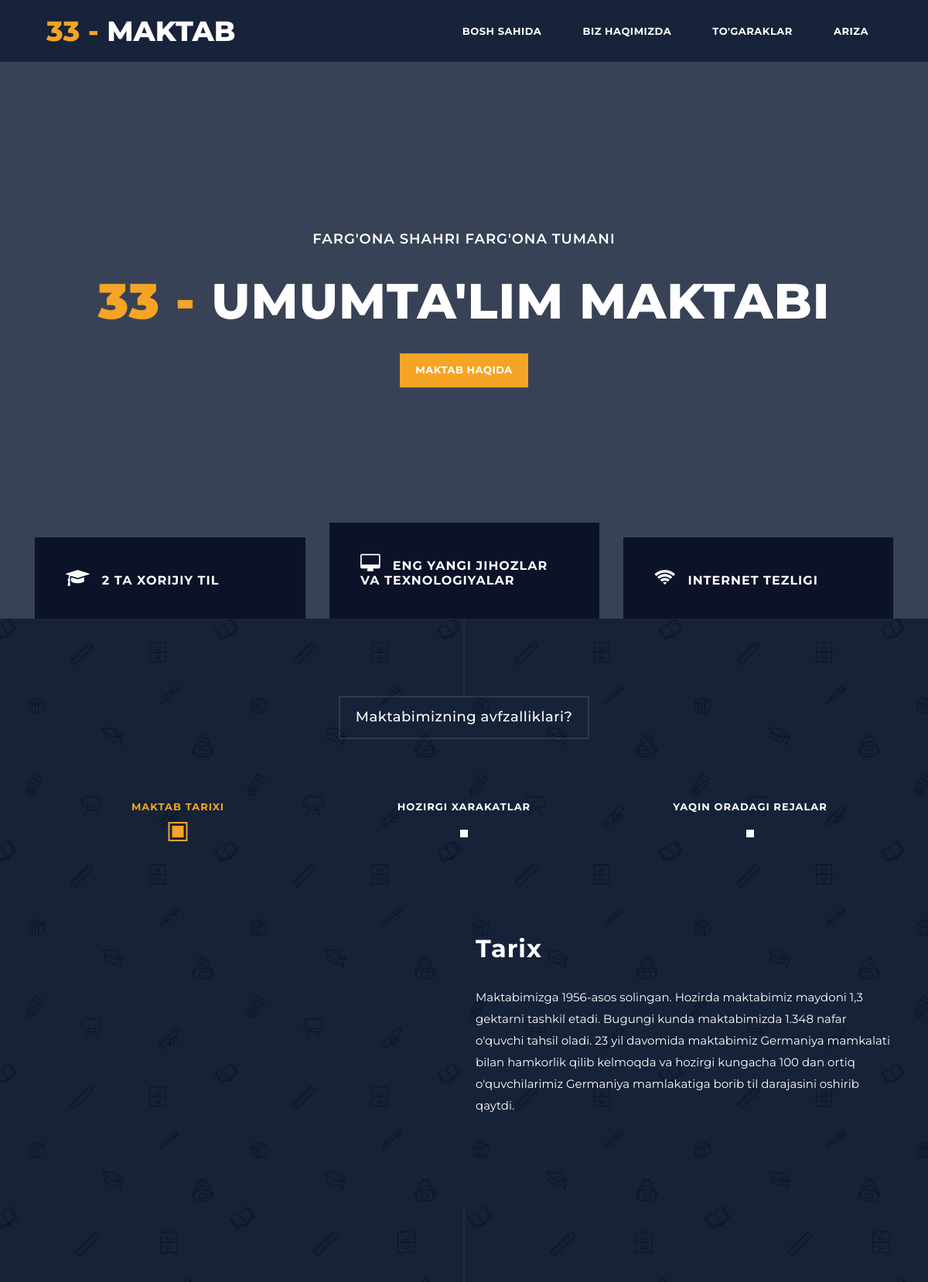
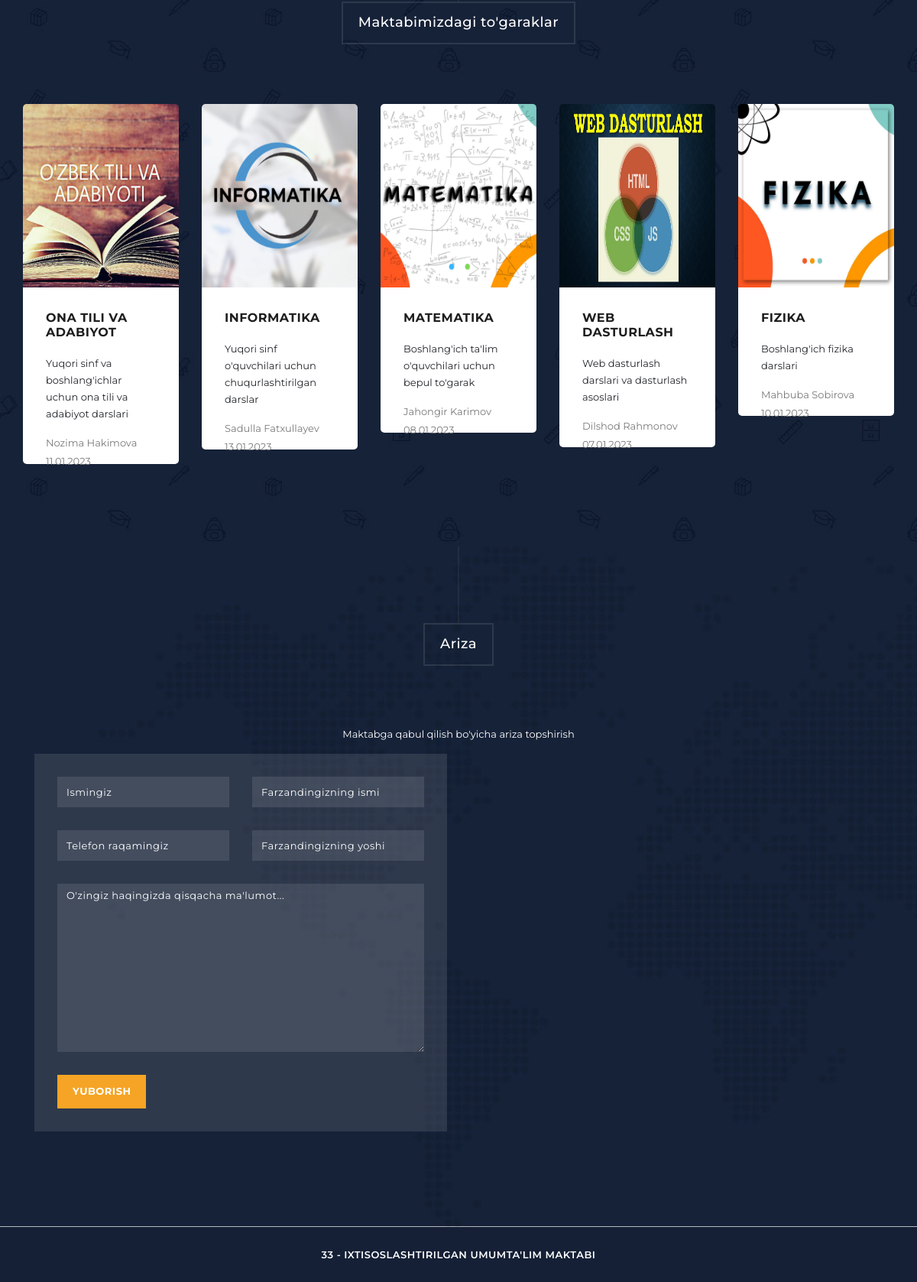
The page / on the database its author committed (2 pictures, top to bottom).
### tables this page shows
CREATE TABLE `courses` (
  `id` int NOT NULL,
  `name` varchar(150) NOT NULL,
  `teacher` varchar(150) NOT NULL,
  `pic` varchar(150) NOT NULL,
  `description` varchar(150) NOT NULL,
  `start` varchar(50) NOT NULL
);

### index.php (the view, shortened to what this page needs)
<?php
require 'db.php';
?>
<!DOCTYPE html>
<html lang="en">
<head>
  <link href="vendor/bootstrap/css/bootstrap.min.css" rel="stylesheet">
  <link rel="stylesheet" href="assets/css/fontawesome.css">
  <link rel="stylesheet" href="assets/css/templatemo-grad-school.css">
  <link rel="stylesheet" href="assets/css/owl.css">
  <link rel="stylesheet" href="assets/css/lightbox.css">
</head>
<body>
  <header class="main-header clearfix" role="header">
    <div class="logo">
      <a href="#"><em>33 -</em> Maktab</a>
    </div>
    <nav id="menu" class="main-nav" role="navigation">
      <ul class="main-menu">
        <li><a href="#section1">Bosh sahida</a></li>
        <li><a href="#section2">Biz haqimizda</a></li>
        <li><a href="#section4">To'garaklar</a></li>
        <li><a href="#section6">Ariza</a></li>
      </ul>
    </nav>
  </header>
  <section class="section main-banner" id="top" data-section="section1">
    <video autoplay muted loop id="bg-video">
      <source src="assets/images/bg.mp4" type="video/mp4" />
    </video>
    <div class="video-overlay header-text">
      <div class="caption">
        <h6>Farg'ona shahri Farg'ona tumani</h6>
        <h2><em>33 - </em> umumta'lim maktabi</h2>
        <div class="main-button">
          <div class="scroll-to-section"><a href="#section2">Maktab haqida</a></div>
        </div>
      </div>
    </div>
  </section>
  <section class="features">
    <div class="container">
      <div class="row">
        <div class="col-lg-4 col-12">
          <div class="features-post">
            <div class="features-content">
              <div class="content-show">
                <h4><i class="fa fa-graduation-cap"></i>2 ta xorijiy til</h4>
              </div>
            </div>
          </div>
        </div>
        <div class="col-lg-4 col-12">
          <div class="features-post second-features">
            <div class="features-content">
              <div class="content-show">
                <h4><i class="fa fa-desktop"></i>Eng yangi jihozlar va Texnologiyalar</h4>
              </div>
            </div>
          </div>
        </div>
        <div class="col-lg-4 col-12">
          <div class="features-post third-features">
            <div class="features-content">
              <div class="content-show">
                <h4><i class="fa fa-wifi"></i>Internet tezligi</h4>
              </div>
            </div>
          </div>
        </div>
      </div>
    </div>
  </section>
  <section class="section why-us" data-section="section2">
    <div class="container">
      <div class="row">
        <div class="col-md-12">
          <div class="section-heading">
            <h2>Maktabimizning avfzalliklari?</h2>
          </div>
        </div>
        <div class="col-md-12">
          <div id='tabs'>
            <ul>
              <li><a href='#tabs-1'>Maktab tarixi</a></li>
              <li><a href='#tabs-2'>Hozirgi xarakatlar</a></li>
              <li><a href='#tabs-3'>Yaqin oradagi rejalar</a></li>
            </ul>
            <section class='tabs-content'>
              <article id='tabs-1'>
                <div class="row">
                  <div class="col-md-6">
                  </div>
                  <div class="col-md-6">
                    <h4>Tarix</h4>
                    <p>Maktabimizga 1956-asos solingan. Hozirda maktabimiz maydoni 1,3 gektarni tashkil etadi. Bugungi
                      kunda maktabimizda 1.348 nafar o'quvchi tahsil oladi.
                      23 yil davomida maktabimiz Germaniya mamkalati bilan hamkorlik qilib kelmoqda va hozirgi kungacha
                      100 dan ortiq o'quvchilarimiz Germaniya mamlakatiga borib til darajasini oshirib qaytdi.</p>
                  </div>
                </div>
              </article>
            </section>
          </div>
        </div>
      </div>
    </div>
  </section>
  <section class="section courses" data-section="section4">
    <div class="container-fluid">
      <div class="row">
        <div class="col-md-12">
          <div class="section-heading">
            <h2>Maktabimizdagi to'garaklar</h2>
          </div>
        </div>
        <div class="owl-carousel owl-theme">
          <?php
          $stmt = $conn->prepare("SELECT * from courses ORDER BY id DESC");
          $stmt->execute();
          $products = $stmt->fetchAll();
          if (count($products) == 0) {
            $msg = "To'garaklar hali mavjud emas";
          } else {
            foreach ($products as $row) {
          ?>
              <div class="item">
                <img src="./panel/courses/<?= $row['pic'] ?>" alt="Course #1" width="200px" height="240px">
                <div class="down-content">
                  <h4><?= $row['name'] ?></h4>
                  <p><?= $row['description'] ?></p>
                  <div class="text-button-free" style="margin-top: -10px !important; float: left;">
                    <a href="#"><?= $row['teacher'] ?> <?= $row['start'] ?></a>
                  </div>
                </div>
              </div>
          <?php }
          } ?>
        </div>
      </div>
    </div>
  </section>
  <section class="section contact" data-section="section6">
    <div class="container">
      <div class="row">
        <div class="col-md-12">
          <div class="section-heading">
            <h2>Ariza</h2>
          </div>
          <p style="margin: 15px; color: white; display: flex; justify-content: center;">Maktabga qabul qilish bo'yicha
            ariza topshirish</p>
        </div>
        <div class="col-md-6">
          <form id="contact" action="" method="post">
            <div class="row">
              <div class="col-md-6">
                <fieldset>
                  <input name="name" type="text" class="form-control" id="name" placeholder="Ismingiz" required="">
                </fieldset>
              </div>
              <div class="col-md-6">
                <fieldset>
                  <input name="fname" type="text" class="form-control" id="email" placeholder="Farzandingizning ismi" required="">
                </fieldset>
              </div>
              <div class="col-md-6">
                <fieldset>
                  <input name="phone" type="number" class="form-control" id="phone" placeholder="Telefon raqamingiz" required="">
                </fieldset>
              </div>
              <div class="col-md-6">
                <fieldset>
                  <input name="fage" type="number" class="form-control" id="fage" placeholder="Farzandingizning yoshi" required="">
                </fieldset>
              </div>
              <div class="col-md-12">
                <fieldset>
                  <textarea name="message" rows="6" class="form-control" id="message" placeholder="O'zingiz haqingizda qisqacha ma'lumot..." required=""></textarea>
                </fieldset>
              </div>
              <div class="col-md-12">
                <fieldset>
                  <button type="submit" id="form-submit" class="button" name="submit">Yuborish</button>
                </fieldset>
              </div>
            </div>
          </form>
        </div>
        <div class="col-md-6">
          <div id="map">
            <iframe src="https://www.google.com/maps/embed?pb=!1m18!1m12!1m3!1d3039.982358194893!2d71.77153050287669!3d40.36491553075715!2m3!1f0!2f0!3f0!3m2!1i1024!2i768!4f13.1!3m3!1m2!1s0x38bb84ba1d76a659%3A0x7bc998c6a195e3d5!2z0KLQkNCi0KMg0KTQpA!5e0!3m2!1sru!2s!4v1704538034237!5m2!1sru!2s" width="100%" height="492px" frameborder="0" style="border:0" allowfullscreen></iframe>
          </div>
        </div>
      </div>
    </div>
  </section>
  <footer>
    <div class="container">
      <div class="row">
        <div class="col-md-12">
          <p>33 - ixtisoslashtirilgan umumta'lim maktabi</p>
        </div>
      </div>
    </div>
  </footer>
</body>
</html>

### rows shown on the page
courses: pic (picture), name "ONA TILI VA ADABIYOT", description "Yuqori sinf va boshlang'ichlar uchun ona tili va adabiyot darslari", teacher "Nozima Hakimova", start "11.01.2023"
courses: pic (picture), name "INFORMATIKA", description "Yuqori sinf o'quvchilari uchun chuqurlashtirilgan darslar", teacher "Sadulla Fatxullayev", start "13.01.2023"
courses: pic (picture), name "MATEMATIKA", description "Boshlang'ich ta'lim o'quvchilari uchun bepul to'garak", teacher "Jahongir Karimov", start "08.01.2023"
courses: pic (picture), name "WEB DASTURLASH", description "Web dasturlash darslari va dasturlash asoslari", teacher "Dilshod Rahmonov", start "07.01.2023"
courses: pic (picture), name "FIZIKA", description "Boshlang'ich fizika darslari", teacher "Mahbuba Sobirova", start "10.01.2023"
